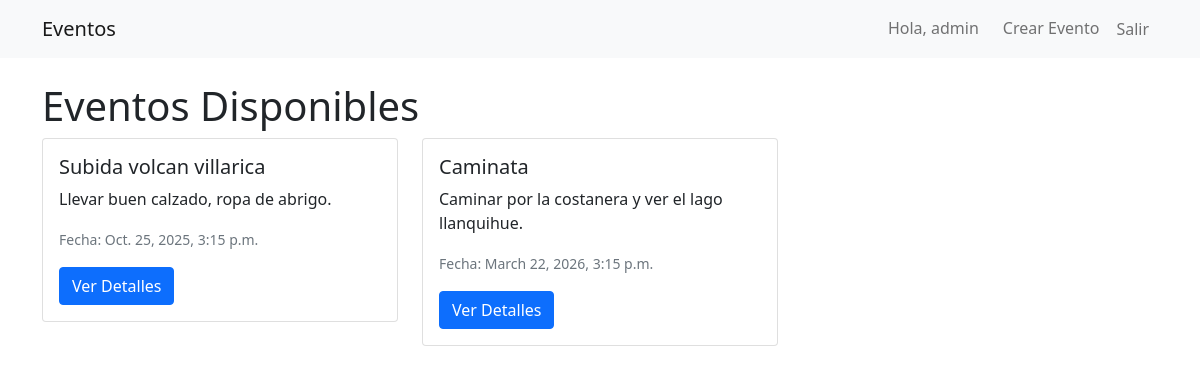
The page / (signed in) on the database its author committed.
### events/models.py (models this page shows, shortened)
class Event(models.Model):
    title = models.CharField(max_length=200)
    description = models.TextField()
    date = models.DateTimeField()
    is_private = models.BooleanField(default=False)
    allowed_users = models.ManyToManyField(User, blank=True, related_name='allowed_events')
    creator = models.ForeignKey(User, on_delete=models.CASCADE, related_name='created_events')

### events/views.py (the view)
# urls.py: path('', views.event_list, name='event_list'),
@login_required
def event_list(request):
    events = Event.objects.filter(
        Q(is_private=False) |
        Q(is_private=True, allowed_users=request.user) |
        Q(is_private=True, creator=request.user)
    ).distinct()
    return render(request, 'events/event_list.html', {'events': events})

### events/templates/events/event_list.html (shortened to what this page needs)
{% extends 'base.html' %}
{% block content %}
<h1>Eventos Disponibles</h1>
{% if events %}
    <div class="row">
        {% for event in events %}
            <div class="col-md-4 mb-4">
                <div class="card">
                    <div class="card-body">
                        <h5 class="card-title">{{ event.title }}</h5>
                        <p class="card-text">{{ event.description|truncatechars:100 }}</p>
                        <p class="card-text"><small class="text-muted">Fecha: {{ event.date }}</small></p>
                        <a href="{% url 'event_detail' event.pk %}" class="btn btn-primary">Ver Detalles</a>
                    </div>
                </div>
            </div>
        {% endfor %}
    </div>
{% else %}
    <p>No hay eventos disponibles.</p>
{% endif %}
{% endblock %}

### templates/base.html (shortened to what this page needs)
<!DOCTYPE html>
<html lang="es">
<head>
    <link href="https://cdn.jsdelivr.net/npm/bootstrap@5.1.3/dist/css/bootstrap.min.css" rel="stylesheet">
</head>
<body>
    <nav class="navbar navbar-expand-lg navbar-light bg-light">
        <div class="container">
            <a class="navbar-brand" href="{% url 'event_list' %}">Eventos</a>
            <div class="navbar-nav ms-auto">
                {% if user.is_authenticated %}
                    <span class="navbar-text me-3">Hola, {{ user.username }}</span>
                    <a class="nav-link" href="{% url 'event_create' %}">Crear Evento</a>
                    <form class="d-inline" method="post" action="{% url 'logout' %}">
                        <button type="submit" class="btn btn-link nav-link">Salir</button>
                    </form>
                {% else %}
                    <a class="nav-link" href="{% url 'login' %}">Iniciar Sesión</a>
                    <a class="nav-link" href="{% url 'register' %}">Registrarse</a>
                {% endif %}
            </div>
        </div>
    </nav>
    <div class="container mt-4">
        {% block content %}{% endblock %}
    </div>
</body>
</html>

### rows shown on the page
Event: title "Subida volcan villarica", description "Llevar buen calzado, ropa de abrigo.", date "Oct. 25, 2025, 3:15 p.m."
Event: title "Caminata", description "Caminar por la costanera y ver el lago llanquihue.", date "March 22, 2026, 3:15 p.m."

### other values the page prints
{{ user.username }} "admin"
